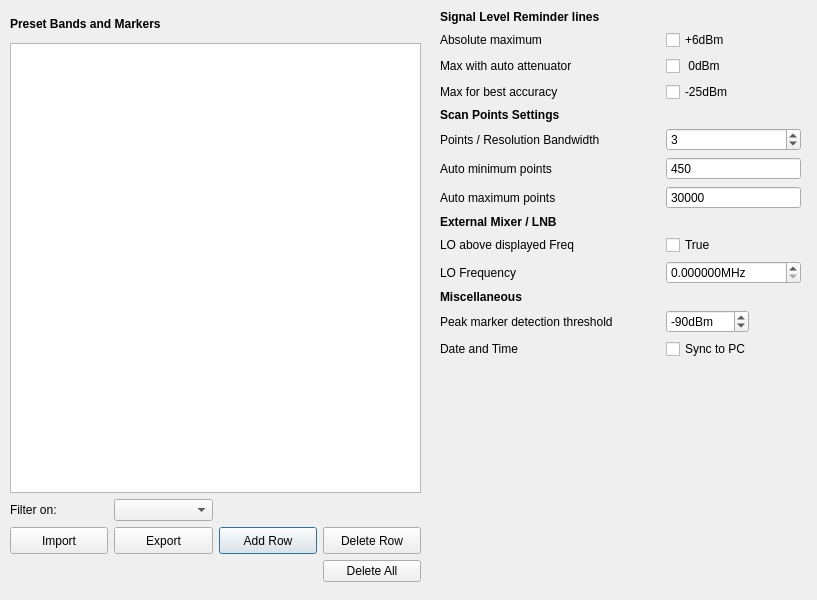
<?xml version="1.0" encoding="UTF-8"?>
<ui version="4.0">
 <class>Preferences</class>
 <widget class="QDialog" name="Preferences">
  <property name="geometry">
   <rect>
    <x>0</x>
    <y>0</y>
    <width>817</width>
    <height>600</height>
   </rect>
  </property>
  <property name="windowTitle">
   <string>Preferences</string>
  </property>
  <widget class="QWidget" name="layoutWidget">
   <property name="geometry">
    <rect>
     <x>10</x>
     <y>10</y>
     <width>411</width>
     <height>572</height>
    </rect>
   </property>
   <layout class="QGridLayout" name="gridLayout">
    <item row="0" column="0" colspan="3">
     <widget class="QLabel" name="label_5">
      <property name="sizePolicy">
       <sizepolicy hsizetype="Preferred" vsizetype="Preferred">
        <horstretch>0</horstretch>
        <verstretch>0</verstretch>
       </sizepolicy>
      </property>
      <property name="font">
       <font>
        <weight>75</weight>
        <bold>true</bold>
       </font>
      </property>
      <property name="text">
       <string>Preset Bands and Markers</string>
      </property>
     </widget>
    </item>
    <item row="4" column="2">
     <widget class="QPushButton" name="addRow">
      <property name="enabled">
       <bool>true</bool>
      </property>
      <property name="sizePolicy">
       <sizepolicy hsizetype="Preferred" vsizetype="Preferred">
        <horstretch>0</horstretch>
        <verstretch>0</verstretch>
       </sizepolicy>
      </property>
      <property name="text">
       <string>Add Row</string>
      </property>
     </widget>
    </item>
    <item row="1" column="0" rowspan="2" colspan="4">
     <widget class="QTableView" name="freqBands">
      <property name="sizePolicy">
       <sizepolicy hsizetype="Expanding" vsizetype="Fixed">
        <horstretch>0</horstretch>
        <verstretch>0</verstretch>
       </sizepolicy>
      </property>
      <property name="minimumSize">
       <size>
        <width>0</width>
        <height>450</height>
       </size>
      </property>
     </widget>
    </item>
    <item row="4" column="3">
     <widget class="QPushButton" name="deleteRow">
      <property name="enabled">
       <bool>true</bool>
      </property>
      <property name="sizePolicy">
       <sizepolicy hsizetype="Preferred" vsizetype="Preferred">
        <horstretch>0</horstretch>
        <verstretch>0</verstretch>
       </sizepolicy>
      </property>
      <property name="text">
       <string>Delete Row</string>
      </property>
     </widget>
    </item>
    <item row="5" column="3">
     <widget class="QPushButton" name="deleteAll">
      <property name="text">
       <string>Delete All</string>
      </property>
     </widget>
    </item>
    <item row="3" column="0">
     <widget class="QLabel" name="label_12">
      <property name="sizePolicy">
       <sizepolicy hsizetype="Preferred" vsizetype="Preferred">
        <horstretch>0</horstretch>
        <verstretch>0</verstretch>
       </sizepolicy>
      </property>
      <property name="text">
       <string>Filter on:</string>
      </property>
     </widget>
    </item>
    <item row="3" column="1">
     <widget class="QComboBox" name="filterBox">
      <property name="editable">
       <bool>false</bool>
      </property>
     </widget>
    </item>
    <item row="4" column="1">
     <widget class="QPushButton" name="exportButton">
      <property name="enabled">
       <bool>true</bool>
      </property>
      <property name="sizePolicy">
       <sizepolicy hsizetype="Preferred" vsizetype="Preferred">
        <horstretch>0</horstretch>
        <verstretch>0</verstretch>
       </sizepolicy>
      </property>
      <property name="text">
       <string>Export</string>
      </property>
     </widget>
    </item>
    <item row="4" column="0">
     <widget class="QPushButton" name="importButton">
      <property name="enabled">
       <bool>true</bool>
      </property>
      <property name="sizePolicy">
       <sizepolicy hsizetype="Preferred" vsizetype="Preferred">
        <horstretch>0</horstretch>
        <verstretch>0</verstretch>
       </sizepolicy>
      </property>
      <property name="text">
       <string>Import</string>
      </property>
     </widget>
    </item>
   </layout>
  </widget>
  <widget class="QWidget" name="layoutWidget">
   <property name="geometry">
    <rect>
     <x>440</x>
     <y>10</y>
     <width>361</width>
     <height>571</height>
    </rect>
   </property>
   <layout class="QGridLayout" name="gridLayout_2">
    <item row="11" column="0">
     <widget class="QLabel" name="label_13">
      <property name="font">
       <font>
        <weight>75</weight>
        <bold>true</bold>
       </font>
      </property>
      <property name="text">
       <string>Miscellaneous</string>
      </property>
     </widget>
    </item>
    <item row="5" column="1">
     <widget class="QSpinBox" name="rbw_x">
      <property name="minimum">
       <number>2</number>
      </property>
      <property name="maximum">
       <number>10</number>
      </property>
      <property name="value">
       <number>3</number>
      </property>
     </widget>
    </item>
    <item row="13" column="1">
     <widget class="QCheckBox" name="syncTime">
      <property name="text">
       <string>Sync to PC</string>
      </property>
     </widget>
    </item>
    <item row="1" column="1">
     <widget class="QCheckBox" name="plus6Line">
      <property name="text">
       <string>+6dBm</string>
      </property>
      <property name="checked">
       <bool>false</bool>
      </property>
     </widget>
    </item>
    <item row="5" column="0">
     <widget class="QLabel" name="label">
      <property name="text">
       <string>Points / Resolution Bandwidth</string>
      </property>
     </widget>
    </item>
    <item row="8" column="0" colspan="2">
     <widget class="QLabel" name="label_14">
      <property name="font">
       <font>
        <weight>75</weight>
        <bold>true</bold>
       </font>
      </property>
      <property name="text">
       <string>External Mixer / LNB</string>
      </property>
     </widget>
    </item>
    <item row="1" column="0">
     <widget class="QLabel" name="label_11">
      <property name="text">
       <string>Absolute maximum</string>
      </property>
     </widget>
    </item>
    <item row="7" column="1">
     <widget class="QSpinBox" name="maxPoints">
      <property name="buttonSymbols">
       <enum>QAbstractSpinBox::NoButtons</enum>
      </property>
      <property name="minimum">
       <number>25</number>
      </property>
      <property name="maximum">
       <number>100000</number>
      </property>
      <property name="value">
       <number>30000</number>
      </property>
     </widget>
    </item>
    <item row="0" column="0" colspan="2">
     <widget class="QLabel" name="label_6">
      <property name="font">
       <font>
        <weight>75</weight>
        <bold>true</bold>
       </font>
      </property>
      <property name="text">
       <string>Signal Level Reminder lines</string>
      </property>
     </widget>
    </item>
    <item row="2" column="0">
     <widget class="QLabel" name="label_10">
      <property name="text">
       <string>Max with auto attenuator</string>
      </property>
     </widget>
    </item>
    <item row="3" column="1">
     <widget class="QCheckBox" name="neg25Line">
      <property name="text">
       <string>-25dBm</string>
      </property>
      <property name="checked">
       <bool>false</bool>
      </property>
     </widget>
    </item>
    <item row="12" column="0">
     <widget class="QLabel" name="label_2">
      <property name="text">
       <string>Peak marker detection threshold</string>
      </property>
     </widget>
    </item>
    <item row="7" column="0">
     <widget class="QLabel" name="label_4">
      <property name="text">
       <string>Auto maximum points</string>
      </property>
     </widget>
    </item>
    <item row="9" column="1">
     <widget class="QCheckBox" name="highLO">
      <property name="text">
       <string>True</string>
      </property>
     </widget>
    </item>
    <item row="3" column="0">
     <widget class="QLabel" name="label_9">
      <property name="text">
       <string>Max for best accuracy</string>
      </property>
     </widget>
    </item>
    <item row="9" column="0">
     <widget class="QLabel" name="label_15">
      <property name="text">
       <string>LO above displayed Freq</string>
      </property>
     </widget>
    </item>
    <item row="2" column="1">
     <widget class="QCheckBox" name="zeroLine">
      <property name="text">
       <string> 0dBm</string>
      </property>
      <property name="checked">
       <bool>false</bool>
      </property>
     </widget>
    </item>
    <item row="6" column="0">
     <widget class="QLabel" name="label_3">
      <property name="text">
       <string>Auto minimum points</string>
      </property>
     </widget>
    </item>
    <item row="10" column="0">
     <widget class="QLabel" name="label_16">
      <property name="text">
       <string>LO Frequency</string>
      </property>
     </widget>
    </item>
    <item row="12" column="1">
     <widget class="QSpinBox" name="peakThreshold">
      <property name="sizePolicy">
       <sizepolicy hsizetype="Minimum" vsizetype="Fixed">
        <horstretch>0</horstretch>
        <verstretch>0</verstretch>
       </sizepolicy>
      </property>
      <property name="maximumSize">
       <size>
        <width>83</width>
        <height>16777215</height>
       </size>
      </property>
      <property name="font">
       <font>
        <pointsize>9</pointsize>
       </font>
      </property>
      <property name="suffix">
       <string>dBm</string>
      </property>
      <property name="prefix">
       <string/>
      </property>
      <property name="minimum">
       <number>-120</number>
      </property>
      <property name="maximum">
       <number>-20</number>
      </property>
      <property name="value">
       <number>-90</number>
      </property>
     </widget>
    </item>
    <item row="4" column="0">
     <widget class="QLabel" name="label_8">
      <property name="font">
       <font>
        <weight>75</weight>
        <bold>true</bold>
       </font>
      </property>
      <property name="text">
       <string>Scan Points Settings</string>
      </property>
     </widget>
    </item>
    <item row="6" column="1">
     <widget class="QSpinBox" name="minPoints">
      <property name="buttonSymbols">
       <enum>QAbstractSpinBox::NoButtons</enum>
      </property>
      <property name="minimum">
       <number>25</number>
      </property>
      <property name="maximum">
       <number>450</number>
      </property>
      <property name="value">
       <number>450</number>
      </property>
     </widget>
    </item>
    <item row="10" column="1">
     <widget class="QDoubleSpinBox" name="freqLO">
      <property name="suffix">
       <string>MHz</string>
      </property>
      <property name="decimals">
       <number>6</number>
      </property>
      <property name="minimum">
       <double>0.000000000000000</double>
      </property>
      <property name="maximum">
       <double>100000.000000000000000</double>
      </property>
      <property name="value">
       <double>0.000000000000000</double>
      </property>
     </widget>
    </item>
    <item row="14" column="0">
     <spacer name="verticalSpacer_2">
      <property name="orientation">
       <enum>Qt::Vertical</enum>
      </property>
      <property name="sizeHint" stdset="0">
       <size>
        <width>20</width>
        <height>40</height>
       </size>
      </property>
     </spacer>
    </item>
    <item row="13" column="0">
     <widget class="QLabel" name="label_17">
      <property name="text">
       <string>Date and Time</string>
      </property>
     </widget>
    </item>
   </layout>
  </widget>
 </widget>
 <resources/>
 <connections/>
</ui>
